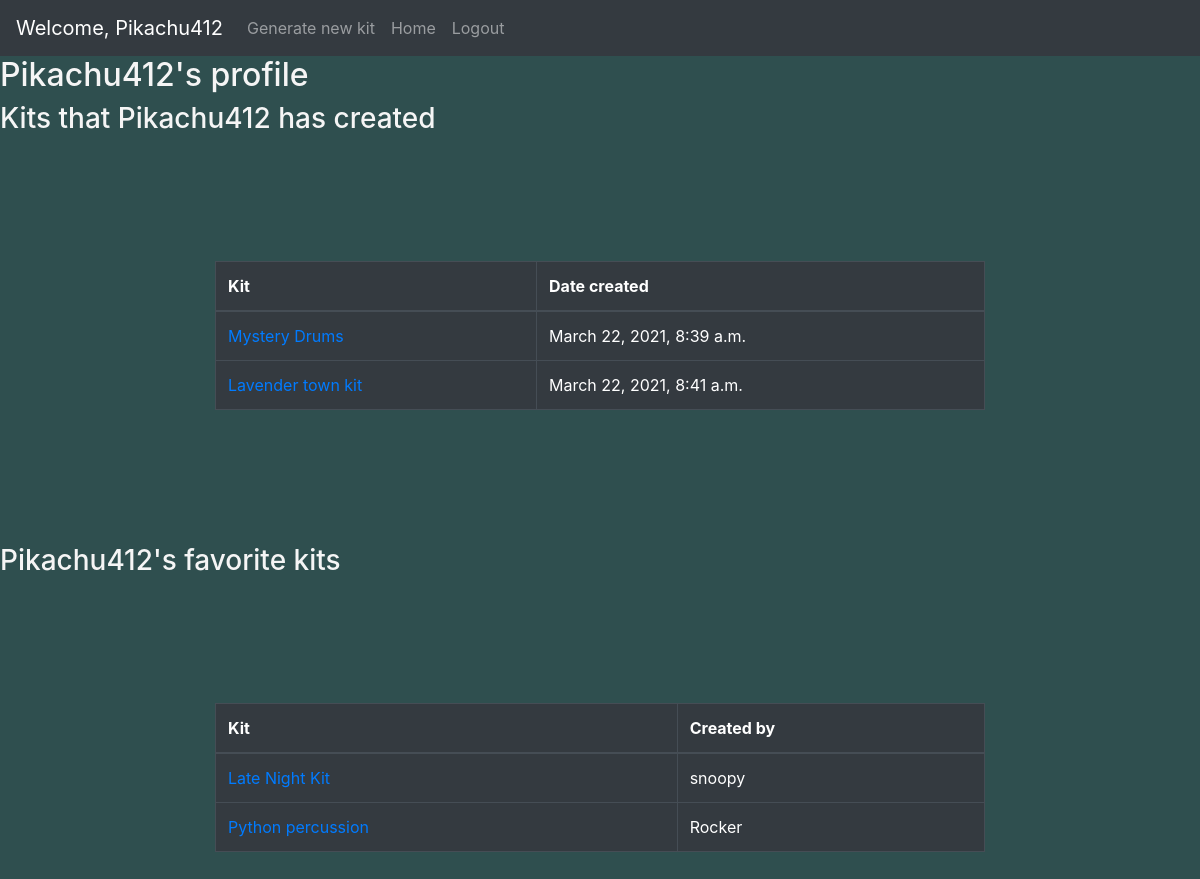
The app's page /profile/1 (signed in) with its own data.
### home/models.py (models this page shows)
class User(models.Model):
    username = models.CharField(max_length=20)
    email = models.EmailField(unique=True)
    password = models.CharField(max_length=255)
    objects = UserManager()

class Kit(models.Model):
    title = models.CharField(max_length=255)
    created_at = models.DateTimeField(auto_now_add=True)
    kick = models.CharField(max_length=255)
    snare = models.CharField(max_length=255)
    HHcl = models.CharField(max_length=255)
    HHop = models.CharField(max_length=255)
    crash = models.CharField(max_length=255)
    ride = models.CharField(max_length=255)
    tom_h = models.CharField(max_length=255)
    tom_m = models.CharField(max_length=255)
    tom_l = models.CharField(max_length=255)
    perc = models.CharField(max_length=255)
    creator = models.ForeignKey(User, related_name='created_kits', on_delete=models.CASCADE)
    favorited_by = models.ManyToManyField(User, related_name='favorited_kits')
    objects = KitManager()

### home/views.py (the view)
# urls.py: path('profile/<int:id>', views.profile),
def profile(request, id):
    user = User.objects.get(id=request.session['user_id'])
    all_users = User.objects.all()
    user_kits = Kit.objects.filter(creator_id=user.id)
    other_kits = Kit.objects.exclude(creator_id=user.id)
    other_users = User.objects.exclude(id=user.id)
    kits = Kit.objects.all()
    context = {
        'user': user,
        'all_users': all_users,
        "user_kits": user_kits,
        "other_kits": other_kits,
        "kits": kits,
        "other_users": other_users
    }
    return render(request, 'profile.html', context)

### home/templates/profile.html (shortened to what this page needs)
<!DOCTYPE html>
<html lang="en">
<head>
    <link href="https://stackpath.bootstrapcdn.com/bootstrap/4.5.0/css/bootstrap.min.css" rel="stylesheet"
>
    {% load static %}
    <link rel="stylesheet" href="{% static 'css/style.css' %}">
</head>
<body>
    <nav class="navbar navbar-expand-lg navbar-dark bg-dark">
        <a class="navbar-brand" href="/profile/{{user.id}}">Welcome, {{ user.username }}</a>
        <div class="collapse navbar-collapse" id="navbarNavAltMarkup">
            <div class="navbar-nav">
                <a class="nav-item nav-link" href="/kit">Generate new kit</a>
                <a class="nav-item nav-link" href="/dashboard">Home</a>
                <a class="nav-item nav-link" href="/logout">Logout</a>
            </div>
        </div>
    </nav>
    <h2> {{ user.username }}'s profile</h2>
    <h3> Kits that {{ user.username }} has created</h3>
    <div class="container">
        <table class="table table-bordered table-dark">
            <thead>
                <tr>
                    <th scope="col">Kit</th>
                    <th scope="col">Date created</th>
                </tr>
            </thead>
            <tbody>
                {% for kit in user_kits %}
                <tr>
                    <td><a href="/kit/{{kit.id}}/view_kit">{{kit.title}}</a></td>
                    <td>{{ kit.created_at }}</td>
                </tr>
                {% endfor %}
            </tbody>
        </table>
    </div>
    <h3> {{ user.username }}'s favorite kits</h3>
    <div class="container">
        <table class="table table-bordered table-dark">
            <thead>
                <tr>
                    <th scope="col">Kit</th>
                    <th scope="col">Created by</th>
                </tr>
            </thead>
            <tbody>
                {% for kit in other_kits %}
                {% if kit in user.favorited_kits.all %}
                <tr>
                <tr>
                    <td><a href="/kit/{{kit.id}}/view_kit">{{kit.title}}</a></td>
                    <td>{{ kit.creator.username }}</td>
                </tr>
                {% endif %}
                {% endfor %}
            </tbody>
        </table>
    </div>
</body>
</html>

### home/static/css/style.css (style rules this page uses)
body { color: whitesmoke; background-color:darkslategray; background-image: url("https://cdn.pixabay.com/photo/2017/03/27/12/35/drums-2178425_960_720.jpg"); background-repeat: no-repeat; background-attachment: fixed; background-position: center; background-size: cover; }
.container { text-align: justify; height: 400px; width: 800px; align-content: center; }

### records on screen
User: username "Pikachu412"
Kit: title "Mystery Drums", created_at "March 22, 2021, 8:39 a.m."
Kit: title "Lavender town kit", created_at "March 22, 2021, 8:41 a.m."
Kit: title "Late Night Kit", creator.username "snoopy"
Kit: title "Python percussion", creator.username "Rocker"
